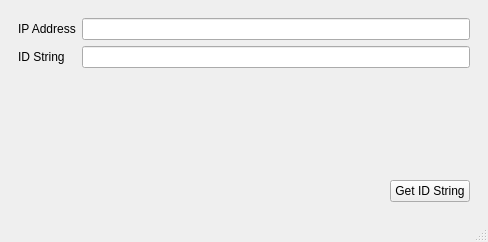
<?xml version="1.0" encoding="UTF-8"?>
<ui version="4.0">
 <class>MainWindow</class>
 <widget class="QMainWindow" name="MainWindow">
  <property name="geometry">
   <rect>
    <x>0</x>
    <y>0</y>
    <width>488</width>
    <height>242</height>
   </rect>
  </property>
  <property name="windowTitle">
   <string>Qt Python Project</string>
  </property>
  <widget class="QWidget" name="centralwidget">
   <layout class="QVBoxLayout" name="verticalLayout">
    <item>
     <widget class="QWidget" name="inputs" native="true">
      <layout class="QGridLayout" name="gridLayout">
       <item row="0" column="0">
        <widget class="QLabel" name="ipAddressLabel">
         <property name="text">
          <string>IP Address</string>
         </property>
        </widget>
       </item>
       <item row="0" column="1">
        <widget class="QLineEdit" name="ipAddress"/>
       </item>
       <item row="1" column="0">
        <widget class="QLabel" name="idStringLabel">
         <property name="text">
          <string>ID String</string>
         </property>
        </widget>
       </item>
       <item row="1" column="1">
        <widget class="QLineEdit" name="idString">
         <property name="readOnly">
          <bool>true</bool>
         </property>
        </widget>
       </item>
      </layout>
     </widget>
    </item>
    <item>
     <spacer name="verticalSpacer">
      <property name="orientation">
       <enum>Qt::Vertical</enum>
      </property>
      <property name="sizeHint" stdset="0">
       <size>
        <width>20</width>
        <height>23</height>
       </size>
      </property>
     </spacer>
    </item>
    <item>
     <widget class="QWidget" name="buttons" native="true">
      <layout class="QHBoxLayout" name="horizontalLayout">
       <item>
        <spacer name="buttonsSpacer">
         <property name="orientation">
          <enum>Qt::Horizontal</enum>
         </property>
         <property name="sizeHint" stdset="0">
          <size>
           <width>315</width>
           <height>20</height>
          </size>
         </property>
        </spacer>
       </item>
       <item>
        <widget class="QPushButton" name="button">
         <property name="text">
          <string>Get ID String</string>
         </property>
        </widget>
       </item>
      </layout>
     </widget>
    </item>
   </layout>
  </widget>
  <widget class="QMenuBar" name="menubar">
   <property name="geometry">
    <rect>
     <x>0</x>
     <y>0</y>
     <width>488</width>
     <height>22</height>
    </rect>
   </property>
  </widget>
  <widget class="QStatusBar" name="statusbar"/>
 </widget>
 <resources/>
 <connections/>
</ui>
